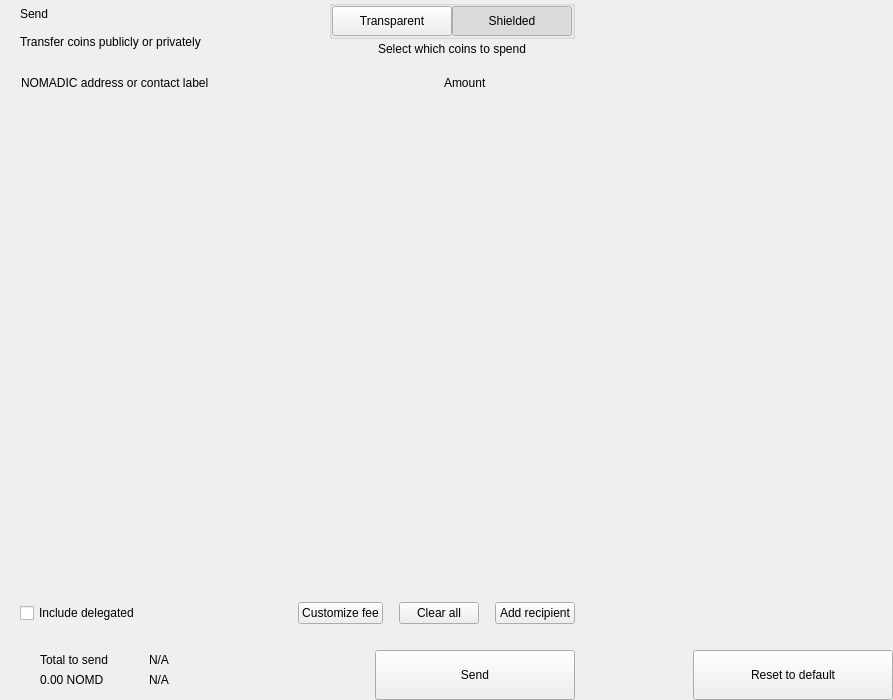
<?xml version="1.0" encoding="UTF-8"?>
<ui version="4.0">
 <class>send</class>
 <widget class="QWidget" name="send">
  <property name="geometry">
   <rect>
    <x>0</x>
    <y>0</y>
    <width>893</width>
    <height>700</height>
   </rect>
  </property>
  <property name="windowTitle">
   <string>Form</string>
  </property>
  <layout class="QHBoxLayout" name="horizontalLayout_2" stretch="2,1">
   <property name="spacing">
    <number>0</number>
   </property>
   <property name="leftMargin">
    <number>0</number>
   </property>
   <property name="topMargin">
    <number>0</number>
   </property>
   <property name="rightMargin">
    <number>0</number>
   </property>
   <property name="bottomMargin">
    <number>0</number>
   </property>
   <item>
    <widget class="QWidget" name="left" native="true">
     <layout class="QVBoxLayout" name="verticalLayout_3">
      <property name="spacing">
       <number>0</number>
      </property>
      <property name="leftMargin">
       <number>0</number>
      </property>
      <property name="topMargin">
       <number>0</number>
      </property>
      <property name="rightMargin">
       <number>0</number>
      </property>
      <property name="bottomMargin">
       <number>0</number>
      </property>
      <item>
       <layout class="QVBoxLayout" name="verticalLayout_22" stretch="0,0,0,1,0,0,0,0">
        <property name="spacing">
         <number>0</number>
        </property>
        <item>
         <layout class="QHBoxLayout" name="horizontalLayout_3">
          <property name="spacing">
           <number>0</number>
          </property>
          <property name="leftMargin">
           <number>20</number>
          </property>
          <property name="rightMargin">
           <number>20</number>
          </property>
          <item>
           <layout class="QVBoxLayout" name="verticalLayout">
            <property name="spacing">
             <number>0</number>
            </property>
            <item>
             <widget class="QLabel" name="labelTitle">
              <property name="text">
               <string>Send</string>
              </property>
              <property name="alignment">
               <set>Qt::AlignLeading|Qt::AlignLeft|Qt::AlignVCenter</set>
              </property>
             </widget>
            </item>
            <item>
             <widget class="QLabel" name="labelSubtitle1">
              <property name="text">
               <string>Transfer coins publicly or privately</string>
              </property>
             </widget>
            </item>
           </layout>
          </item>
          <item>
           <spacer name="horizontalSpacer">
            <property name="orientation">
             <enum>Qt::Horizontal</enum>
            </property>
            <property name="sizeHint" stdset="0">
             <size>
              <width>40</width>
              <height>20</height>
             </size>
            </property>
           </spacer>
          </item>
          <item>
           <layout class="QVBoxLayout" name="verticalLayout_6">
            <property name="spacing">
             <number>3</number>
            </property>
            <item alignment="Qt::AlignHCenter">
             <widget class="QGroupBox" name="groupBox">
              <property name="styleSheet">
               <string notr="true">#groupBox{
padding-top:2px;
}</string>
              </property>
              <property name="title">
               <string/>
              </property>
              <property name="alignment">
               <set>Qt::AlignCenter</set>
              </property>
              <layout class="QHBoxLayout" name="horizontalLayout_4">
               <property name="spacing">
                <number>0</number>
               </property>
               <property name="leftMargin">
                <number>0</number>
               </property>
               <property name="topMargin">
                <number>0</number>
               </property>
               <property name="rightMargin">
                <number>0</number>
               </property>
               <property name="bottomMargin">
                <number>0</number>
               </property>
               <item>
                <widget class="QPushButton" name="pushLeft">
                 <property name="minimumSize">
                  <size>
                   <width>120</width>
                   <height>30</height>
                  </size>
                 </property>
                 <property name="maximumSize">
                  <size>
                   <width>120</width>
                   <height>30</height>
                  </size>
                 </property>
                 <property name="focusPolicy">
                  <enum>Qt::NoFocus</enum>
                 </property>
                 <property name="text">
                  <string>Transparent</string>
                 </property>
                 <property name="checkable">
                  <bool>true</bool>
                 </property>
                 <property name="autoExclusive">
                  <bool>true</bool>
                 </property>
                </widget>
               </item>
               <item>
                <widget class="QPushButton" name="pushRight">
                 <property name="minimumSize">
                  <size>
                   <width>120</width>
                   <height>30</height>
                  </size>
                 </property>
                 <property name="maximumSize">
                  <size>
                   <width>120</width>
                   <height>30</height>
                  </size>
                 </property>
                 <property name="focusPolicy">
                  <enum>Qt::NoFocus</enum>
                 </property>
                 <property name="text">
                  <string>Shielded</string>
                 </property>
                 <property name="checkable">
                  <bool>true</bool>
                 </property>
                 <property name="checked">
                  <bool>true</bool>
                 </property>
                 <property name="autoExclusive">
                  <bool>true</bool>
                 </property>
                </widget>
               </item>
              </layout>
             </widget>
            </item>
            <item alignment="Qt::AlignHCenter|Qt::AlignTop">
             <widget class="QLabel" name="labelSubtitle2">
              <property name="styleSheet">
               <string notr="true"/>
              </property>
              <property name="text">
               <string>Select which coins to spend</string>
              </property>
              <property name="alignment">
               <set>Qt::AlignCenter</set>
              </property>
              <property name="indent">
               <number>0</number>
              </property>
             </widget>
            </item>
           </layout>
          </item>
         </layout>
        </item>
        <item>
         <spacer name="verticalSpacer_2">
          <property name="orientation">
           <enum>Qt::Vertical</enum>
          </property>
          <property name="sizeType">
           <enum>QSizePolicy::Fixed</enum>
          </property>
          <property name="sizeHint" stdset="0">
           <size>
            <width>20</width>
            <height>20</height>
           </size>
          </property>
         </spacer>
        </item>
        <item>
         <layout class="QHBoxLayout" name="horizontalLayout" stretch="6,0,2">
          <property name="spacing">
           <number>0</number>
          </property>
          <property name="leftMargin">
           <number>10</number>
          </property>
          <property name="topMargin">
           <number>0</number>
          </property>
          <property name="rightMargin">
           <number>20</number>
          </property>
          <property name="bottomMargin">
           <number>0</number>
          </property>
          <item>
           <widget class="QLabel" name="labelSubtitleAddress">
            <property name="styleSheet">
             <string notr="true">margin-left:8px;</string>
            </property>
            <property name="text">
             <string>NOMADIC address or contact label</string>
            </property>
           </widget>
          </item>
          <item>
           <spacer name="horizontalSpacer_3">
            <property name="orientation">
             <enum>Qt::Horizontal</enum>
            </property>
            <property name="sizeType">
             <enum>QSizePolicy::Fixed</enum>
            </property>
            <property name="sizeHint" stdset="0">
             <size>
              <width>40</width>
              <height>1</height>
             </size>
            </property>
           </spacer>
          </item>
          <item>
           <widget class="QLabel" name="labelSubtitleAmount">
            <property name="text">
             <string>Amount</string>
            </property>
           </widget>
          </item>
         </layout>
        </item>
        <item>
         <widget class="QScrollArea" name="scrollArea">
          <property name="minimumSize">
           <size>
            <width>0</width>
            <height>350</height>
           </size>
          </property>
          <property name="styleSheet">
           <string notr="true">#scrollArea {
            background:transparent;
            margin-top:10px;
}</string>
          </property>
          <property name="horizontalScrollBarPolicy">
           <enum>Qt::ScrollBarAlwaysOff</enum>
          </property>
          <property name="sizeAdjustPolicy">
           <enum>QAbstractScrollArea::AdjustIgnored</enum>
          </property>
          <property name="widgetResizable">
           <bool>true</bool>
          </property>
          <property name="alignment">
           <set>Qt::AlignLeading|Qt::AlignLeft|Qt::AlignTop</set>
          </property>
          <widget class="QWidget" name="scrollAreaWidgetContents">
           <property name="geometry">
            <rect>
             <x>0</x>
             <y>0</y>
             <width>591</width>
             <height>16</height>
            </rect>
           </property>
           <property name="sizePolicy">
            <sizepolicy hsizetype="Preferred" vsizetype="Maximum">
             <horstretch>0</horstretch>
             <verstretch>0</verstretch>
            </sizepolicy>
           </property>
           <property name="autoFillBackground">
            <bool>false</bool>
           </property>
           <property name="styleSheet">
            <string notr="true">#scrollAreaWidgetContents {
             background:transparent;
             }</string>
           </property>
           <layout class="QVBoxLayout" name="verticalLayout_7">
            <property name="spacing">
             <number>0</number>
            </property>
            <property name="sizeConstraint">
             <enum>QLayout::SetDefaultConstraint</enum>
            </property>
            <property name="leftMargin">
             <number>0</number>
            </property>
            <property name="topMargin">
             <number>0</number>
            </property>
            <property name="rightMargin">
             <number>0</number>
            </property>
            <property name="bottomMargin">
             <number>0</number>
            </property>
           </layout>
          </widget>
         </widget>
        </item>
        <item>
         <spacer name="verticalSpacer_4">
          <property name="orientation">
           <enum>Qt::Vertical</enum>
          </property>
          <property name="sizeType">
           <enum>QSizePolicy::Fixed</enum>
          </property>
          <property name="sizeHint" stdset="0">
           <size>
            <width>20</width>
            <height>20</height>
           </size>
          </property>
         </spacer>
        </item>
        <item>
         <layout class="QHBoxLayout" name="horizontalLayout_20">
          <property name="spacing">
           <number>6</number>
          </property>
          <property name="leftMargin">
           <number>20</number>
          </property>
          <property name="rightMargin">
           <number>20</number>
          </property>
          <item>
           <widget class="QCheckBox" name="checkBoxDelegations">
            <property name="layoutDirection">
             <enum>Qt::LeftToRight</enum>
            </property>
            <property name="text">
             <string>Include delegated</string>
            </property>
           </widget>
          </item>
          <item>
           <spacer name="horizontalSpacer_4">
            <property name="orientation">
             <enum>Qt::Horizontal</enum>
            </property>
            <property name="sizeHint" stdset="0">
             <size>
              <width>10</width>
              <height>20</height>
             </size>
            </property>
           </spacer>
          </item>
          <item>
           <widget class="QPushButton" name="pushButtonFee">
            <property name="focusPolicy">
             <enum>Qt::NoFocus</enum>
            </property>
            <property name="text">
             <string>Customize fee</string>
            </property>
           </widget>
          </item>
          <item>
           <spacer name="horizontalSpacer_11">
            <property name="orientation">
             <enum>Qt::Horizontal</enum>
            </property>
            <property name="sizeType">
             <enum>QSizePolicy::Minimum</enum>
            </property>
            <property name="sizeHint" stdset="0">
             <size>
              <width>10</width>
              <height>20</height>
             </size>
            </property>
           </spacer>
          </item>
          <item>
           <widget class="QPushButton" name="pushButtonClear">
            <property name="focusPolicy">
             <enum>Qt::NoFocus</enum>
            </property>
            <property name="layoutDirection">
             <enum>Qt::RightToLeft</enum>
            </property>
            <property name="text">
             <string>Clear all</string>
            </property>
           </widget>
          </item>
          <item>
           <spacer name="horizontalSpacer_6">
            <property name="orientation">
             <enum>Qt::Horizontal</enum>
            </property>
            <property name="sizeType">
             <enum>QSizePolicy::Fixed</enum>
            </property>
            <property name="sizeHint" stdset="0">
             <size>
              <width>10</width>
              <height>20</height>
             </size>
            </property>
           </spacer>
          </item>
          <item>
           <widget class="QPushButton" name="pushButtonAddRecipient">
            <property name="focusPolicy">
             <enum>Qt::NoFocus</enum>
            </property>
            <property name="text">
             <string>Add recipient</string>
            </property>
           </widget>
          </item>
         </layout>
        </item>
        <item>
         <spacer name="verticalSpacer">
          <property name="orientation">
           <enum>Qt::Vertical</enum>
          </property>
          <property name="sizeType">
           <enum>QSizePolicy::Fixed</enum>
          </property>
          <property name="sizeHint" stdset="0">
           <size>
            <width>20</width>
            <height>16</height>
           </size>
          </property>
         </spacer>
        </item>
        <item>
         <layout class="QHBoxLayout" name="horizontalLayout_7">
          <property name="rightMargin">
           <number>20</number>
          </property>
          <item>
           <layout class="QHBoxLayout" name="horizontalLayout_10">
            <property name="spacing">
             <number>0</number>
            </property>
            <property name="leftMargin">
             <number>8</number>
            </property>
            <item>
             <widget class="QStackedWidget" name="stackedWidget">
              <property name="minimumSize">
               <size>
                <width>0</width>
                <height>60</height>
               </size>
              </property>
              <property name="maximumSize">
               <size>
                <width>16777215</width>
                <height>60</height>
               </size>
              </property>
              <widget class="QWidget" name="page1">
               <layout class="QVBoxLayout" name="verticalLayout_71" stretch="0">
                <property name="spacing">
                 <number>6</number>
                </property>
                <property name="leftMargin">
                 <number>12</number>
                </property>
                <property name="topMargin">
                 <number>0</number>
                </property>
                <property name="rightMargin">
                 <number>0</number>
                </property>
                <property name="bottomMargin">
                 <number>0</number>
                </property>
                <item>
                 <widget class="QWidget" name="coinWidget" native="true">
                  <property name="minimumSize">
                   <size>
                    <width>0</width>
                    <height>60</height>
                   </size>
                  </property>
                  <property name="maximumSize">
                   <size>
                    <width>16777215</width>
                    <height>60</height>
                   </size>
                  </property>
                  <layout class="QHBoxLayout" name="horizontalLayout_9">
                   <property name="spacing">
                    <number>0</number>
                   </property>
                   <property name="leftMargin">
                    <number>20</number>
                   </property>
                   <property name="topMargin">
                    <number>10</number>
                   </property>
                   <property name="rightMargin">
                    <number>20</number>
                   </property>
                   <property name="bottomMargin">
                    <number>10</number>
                   </property>
                   <item>
                    <layout class="QVBoxLayout" name="verticalSend">
                     <property name="spacing">
                      <number>0</number>
                     </property>
                     <item>
                      <widget class="QLabel" name="labelTitleTotalSend">
                       <property name="text">
                        <string>Total to send</string>
                       </property>
                      </widget>
                     </item>
                     <item>
                      <widget class="QLabel" name="labelAmountSend">
                       <property name="text">
                        <string notr="true">0.00 NOMD</string>
                       </property>
                      </widget>
                     </item>
                    </layout>
                   </item>
                   <item>
                    <spacer name="horizontalSpacer_9">
                     <property name="orientation">
                      <enum>Qt::Horizontal</enum>
                     </property>
                     <property name="sizeType">
                      <enum>QSizePolicy::Fixed</enum>
                     </property>
                     <property name="sizeHint" stdset="0">
                      <size>
                       <width>20</width>
                       <height>20</height>
                      </size>
                     </property>
                    </spacer>
                   </item>
                   <item>
                    <widget class="QLabel" name="labelLine">
                     <property name="minimumSize">
                      <size>
                       <width>1</width>
                       <height>0</height>
                      </size>
                     </property>
                     <property name="maximumSize">
                      <size>
                       <width>1</width>
                       <height>16777215</height>
                      </size>
                     </property>
                     <property name="text">
                      <string/>
                     </property>
                    </widget>
                   </item>
                   <item>
                    <spacer name="horizontalSpacer_10">
                     <property name="orientation">
                      <enum>Qt::Horizontal</enum>
                     </property>
                     <property name="sizeType">
                      <enum>QSizePolicy::Fixed</enum>
                     </property>
                     <property name="sizeHint" stdset="0">
                      <size>
                       <width>20</width>
                       <height>20</height>
                      </size>
                     </property>
                    </spacer>
                   </item>
                   <item>
                    <layout class="QVBoxLayout" name="verticalRemaining">
                     <property name="spacing">
                      <number>0</number>
                     </property>
                     <item>
                      <widget class="QLabel" name="labelTitleTotalRemaining">
                       <property name="text">
                        <string notr="true">N/A</string>
                       </property>
                      </widget>
                     </item>
                     <item>
                      <widget class="QLabel" name="labelAmountRemaining">
                       <property name="text">
                        <string notr="true">N/A</string>
                       </property>
                      </widget>
                     </item>
                    </layout>
                   </item>
                  </layout>
                 </widget>
                </item>
               </layout>
              </widget>
              <widget class="QWidget" name="page_2"/>
             </widget>
            </item>
           </layout>
          </item>
          <item>
           <spacer name="horizontalSpacer_5">
            <property name="orientation">
             <enum>Qt::Horizontal</enum>
            </property>
            <property name="sizeType">
             <enum>QSizePolicy::Expanding</enum>
            </property>
            <property name="sizeHint" stdset="0">
             <size>
              <width>40</width>
              <height>20</height>
             </size>
            </property>
           </spacer>
          </item>
          <item alignment="Qt::AlignBottom">
           <widget class="QPushButton" name="pushButtonSave">
            <property name="minimumSize">
             <size>
              <width>200</width>
              <height>50</height>
             </size>
            </property>
            <property name="maximumSize">
             <size>
              <width>200</width>
              <height>50</height>
             </size>
            </property>
            <property name="focusPolicy">
             <enum>Qt::NoFocus</enum>
            </property>
            <property name="text">
             <string>Send</string>
            </property>
           </widget>
          </item>
         </layout>
        </item>
       </layout>
      </item>
     </layout>
    </widget>
   </item>
   <item>
    <widget class="QWidget" name="right" native="true">
     <layout class="QVBoxLayout" name="verticalLayout_5">
      <property name="leftMargin">
       <number>0</number>
      </property>
      <property name="topMargin">
       <number>0</number>
      </property>
      <property name="rightMargin">
       <number>0</number>
      </property>
      <property name="bottomMargin">
       <number>0</number>
      </property>
      <item>
       <layout class="QVBoxLayout" name="verticalLayout_4">
        <property name="spacing">
         <number>6</number>
        </property>
        <item>
         <widget class="OptionButton" name="btnCoinControl" native="true">
          <property name="minimumSize">
           <size>
            <width>0</width>
            <height>50</height>
           </size>
          </property>
         </widget>
        </item>
        <item>
         <widget class="OptionButton" name="btnChangeAddress" native="true">
          <property name="minimumSize">
           <size>
            <width>0</width>
            <height>50</height>
           </size>
          </property>
         </widget>
        </item>
        <item>
         <widget class="OptionButton" name="btnUri" native="true">
          <property name="minimumSize">
           <size>
            <width>0</width>
            <height>50</height>
           </size>
          </property>
         </widget>
        </item>
        <item>
         <widget class="OptionButton" name="btnShieldCoins" native="true">
          <property name="minimumSize">
           <size>
            <width>0</width>
            <height>50</height>
           </size>
          </property>
         </widget>
        </item>
        <item>
         <spacer name="verticalSpacer_5">
          <property name="orientation">
           <enum>Qt::Vertical</enum>
          </property>
          <property name="sizeHint" stdset="0">
           <size>
            <width>20</width>
            <height>40</height>
           </size>
          </property>
         </spacer>
        </item>
        <item>
         <layout class="QHBoxLayout" name="horizontalLayout_8">
          <item>
           <spacer name="horizontalSpacer_7">
            <property name="orientation">
             <enum>Qt::Horizontal</enum>
            </property>
            <property name="sizeHint" stdset="0">
             <size>
              <width>40</width>
              <height>20</height>
             </size>
            </property>
           </spacer>
          </item>
          <item>
           <widget class="QPushButton" name="pushButtonReset">
            <property name="minimumSize">
             <size>
              <width>200</width>
              <height>50</height>
             </size>
            </property>
            <property name="maximumSize">
             <size>
              <width>200</width>
              <height>50</height>
             </size>
            </property>
            <property name="focusPolicy">
             <enum>Qt::NoFocus</enum>
            </property>
            <property name="text">
             <string>Reset to default</string>
            </property>
           </widget>
          </item>
         </layout>
        </item>
       </layout>
      </item>
     </layout>
    </widget>
   </item>
  </layout>
 </widget>
 <customwidgets>
  <customwidget>
   <class>OptionButton</class>
   <extends>QWidget</extends>
   <header>qt/nomadic/optionbutton.h</header>
   <container>1</container>
  </customwidget>
 </customwidgets>
 <resources/>
 <connections/>
</ui>
